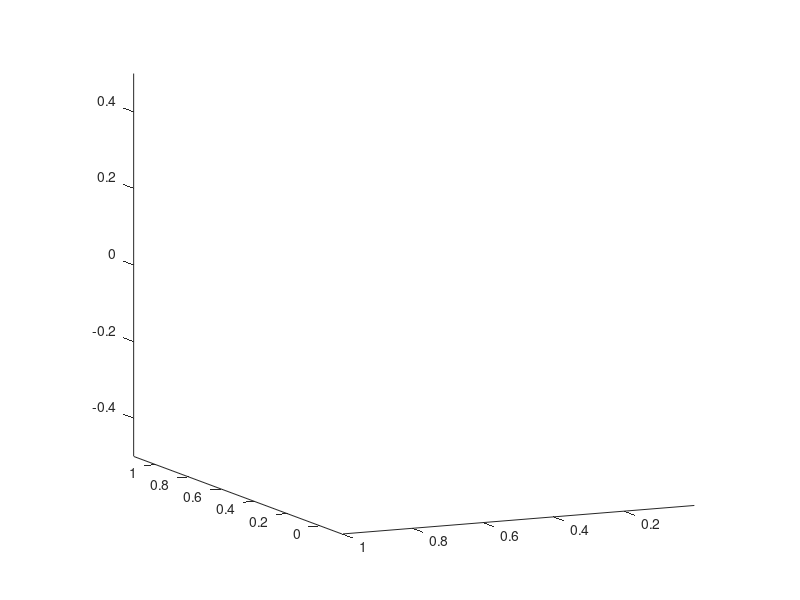

This figure's MATLAB source: (Note: this script raises an error after producing the figure.)
% Define the ellipse
x   = 0;    y   = 0;    z   = 0;
tl  = 1;   tw  = 1;   td  = 1;
% Create ellipsoid
[eex,eey,eez]  = ellipsoid(x, y, z, tl, tw, td,40);
ex= eez
ey= eex
ez= eey
% Define a 3D grid over area of interest
xx = linspace(min(ex(:)),max(ex(:)),50);
yy = linspace(min(ey(:)),max(ey(:)),50);
zz = linspace(min(ez(:)),max(ez(:)),50);
[X, Y, Z] = meshgrid(xx, yy, zz);
V = [X(:) Y(:) Z(:)]; % rearrange

% Define two planes (ax + bx + cz + d = 0)
a = [0; 0];
b = [-1; -1];
c = [-1; -1];
d = [-1; -1];
% Normal vectors of the planes
n = [a b c];
n(1,:) = n(1,:) / norm(n(1,:));
n(2,:) = n(2,:) / norm(n(2,:));

% Find a point (0,0,z) on each plane
zp = [zeros(2) (d- a * 0 - b * 0)./c];

% Define the area of interest.
% Dot product to test if grid points are below or above the planes
% We want: above plane 1, below plane 2.
V1 = sum(bsxfun(@times, bsxfun(@minus, V, -zp(1,:)), n(1,:)),2);
V2 = sum(bsxfun(@times, bsxfun(@minus, V, -zp(2,:)), n(2,:)),2);
between_planes = (V1 < 0)
% ...and the points have to be inside the ellipsoid
in_ellipse = ((X(:) - x)/tl).^2 + ((Y(:)-y)/tw).^2 + ((Z(:)-z)/td).^2 < 1;
% Final AOI
aoi = between_planes & in_ellipse;

% Add this if you want to also have only values with Z < 0
aoi = aoi & (V(:,3) < 0);

figure;
%surf(ex, ey, ez, 'facecolor','blue','facealpha',.2,...
%    'edgecolor','none')
hold on;
axis equal;
%plot3(V(aoi,1), V(aoi, 2), V(aoi, 3), 'r.')
% Draw the planes
[X,Y] = meshgrid(xx,yy);
Z = cell(2,1);
clr = {'r', 'g'};
for k = 1:2
    Z{k} = (a(k) * X + b(k) * Y + d(k))/ (-c(k));
    %hs(k) = surf(xx, yy, Z{k},'facecolor',clr{k}, 'facealpha',.2, 'edgecolor','none');
    %drawnow;
end
view([-115 10])
% Moving on to smooth representation...
shp = alphaShape(V(aoi,1), V(aoi, 2), V(aoi, 3),1);
hs = plot(shp);
% Create a colormap to use for the patch (color of each vertex)
cmap = jet(size(hs.Vertices,1));
set(hs, 'FaceVertexCData', cmap);
set(hs, 'FaceColor', 'interp'); % smooth interp coloring
set(hs, 'EdgeColor', 'none'); % Remove ugly edges